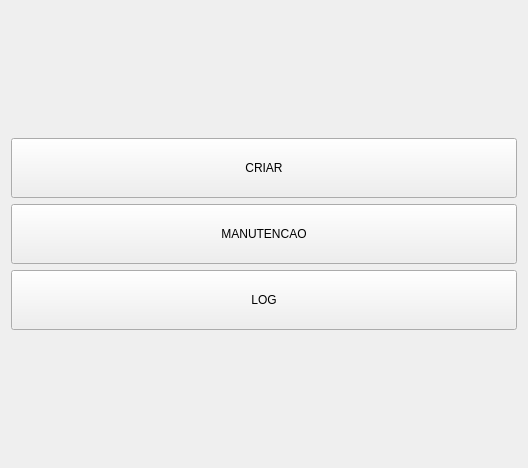
<?xml version="1.0" encoding="UTF-8"?>
<ui version="4.0">
 <class>main_wIndow</class>
 <widget class="QWidget" name="main_wIndow">
  <property name="geometry">
   <rect>
    <x>0</x>
    <y>0</y>
    <width>528</width>
    <height>468</height>
   </rect>
  </property>
  <property name="windowTitle">
   <string>Form</string>
  </property>
  <property name="styleSheet">
   <string notr="true"/>
  </property>
  <layout class="QGridLayout" name="gridLayout">
   <item row="1" column="0">
    <layout class="QVBoxLayout" name="verticalLayout">
     <item>
      <widget class="QPushButton" name="criar_btt">
       <property name="minimumSize">
        <size>
         <width>50</width>
         <height>60</height>
        </size>
       </property>
       <property name="text">
        <string>CRIAR</string>
       </property>
      </widget>
     </item>
     <item>
      <widget class="QPushButton" name="manutencao_btt">
       <property name="minimumSize">
        <size>
         <width>0</width>
         <height>60</height>
        </size>
       </property>
       <property name="text">
        <string>MANUTENCAO</string>
       </property>
      </widget>
     </item>
     <item>
      <widget class="QPushButton" name="log_btt">
       <property name="minimumSize">
        <size>
         <width>0</width>
         <height>60</height>
        </size>
       </property>
       <property name="text">
        <string>LOG</string>
       </property>
      </widget>
     </item>
    </layout>
   </item>
   <item row="2" column="0">
    <spacer name="espaco_baixo">
     <property name="orientation">
      <enum>Qt::Vertical</enum>
     </property>
     <property name="sizeHint" stdset="0">
      <size>
       <width>20</width>
       <height>40</height>
      </size>
     </property>
    </spacer>
   </item>
   <item row="0" column="0">
    <spacer name="espaco_cima">
     <property name="orientation">
      <enum>Qt::Vertical</enum>
     </property>
     <property name="sizeHint" stdset="0">
      <size>
       <width>20</width>
       <height>40</height>
      </size>
     </property>
    </spacer>
   </item>
  </layout>
 </widget>
 <tabstops>
  <tabstop>criar_btt</tabstop>
  <tabstop>manutencao_btt</tabstop>
  <tabstop>log_btt</tabstop>
 </tabstops>
 <resources/>
 <connections/>
</ui>
